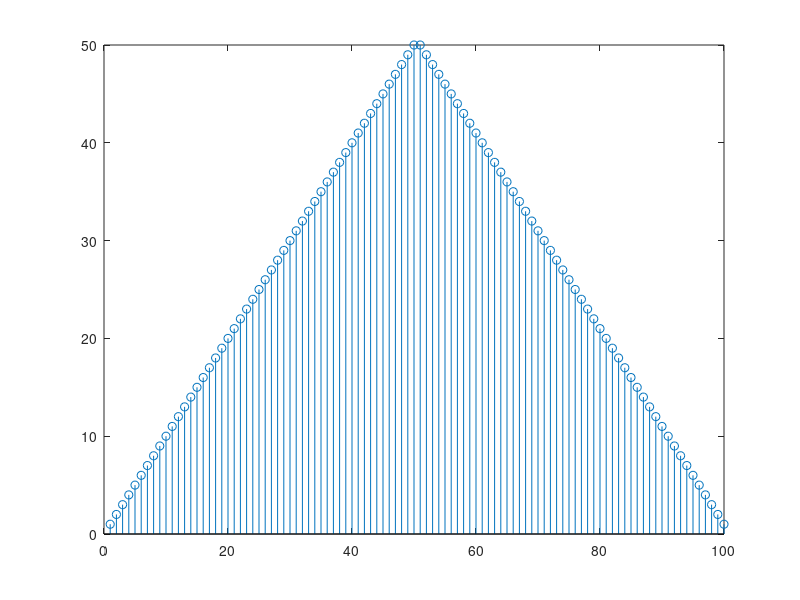

Write the MATLAB code that produced this figure.

clear all;
clc;
 t= 0:1:100;
 x(1:50)= t(1:50)+1;
 x(51:100) = 100-t(51:100);
 jk=fft(x)
 x1=jk(1:100);
 %x1=[jk(1),jk(10),jk(20),jk(30),jk(40),jk(50),jk(60),jk(70),jk(80),jk(90)]
 y=ifft(x1);
 
 stem(y);